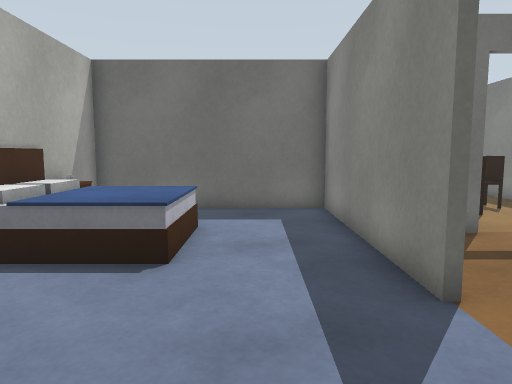
[1] (above)

18 first-person views from a walk through a Gazebo world. The camera is 0.94 m above the floor, tilts 6° down and sees 70° across. The floor is counted in squares, 0.5 m on a side. Each view is taken from the middle of a square. On the plan, view 1 faces up. The plan holds only what a view shows up to about 18 squares ahead; the rest is blank. The robots in the file are not drawn.

[2]
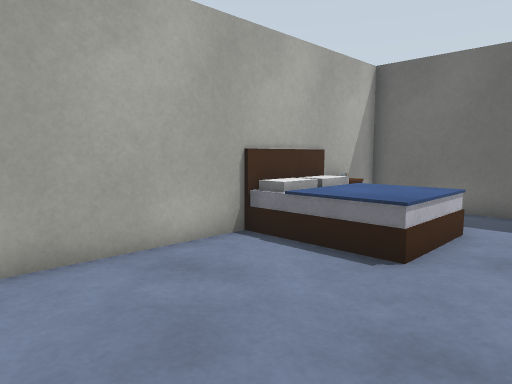

[3]
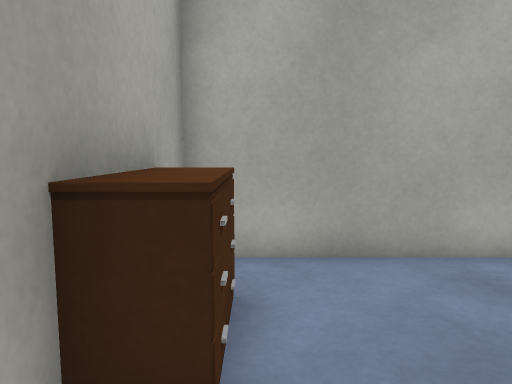

[4]
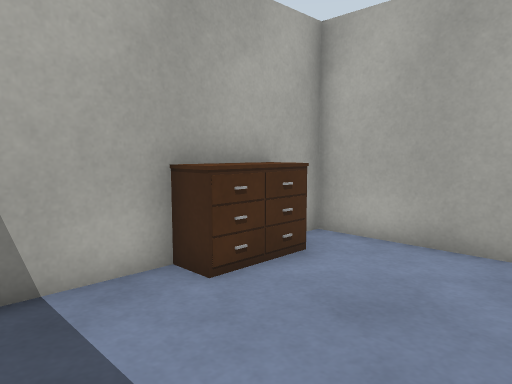

[5]
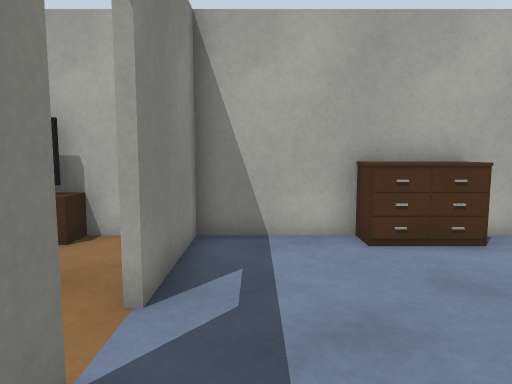

[6]
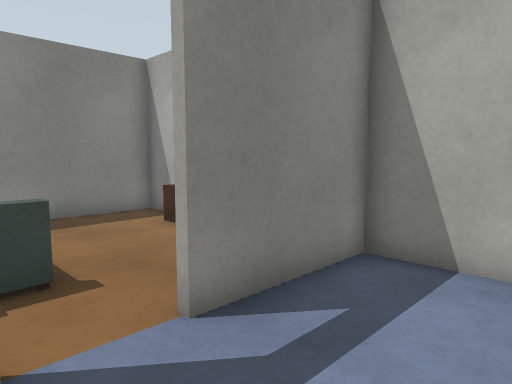

[7]
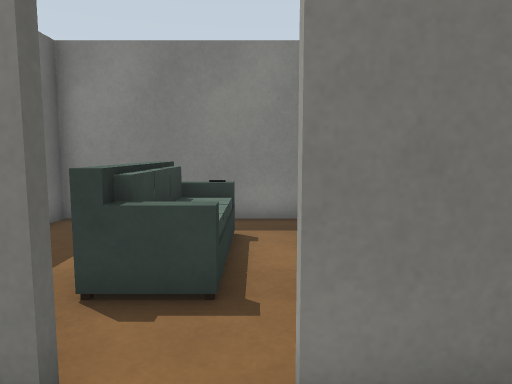

[8]
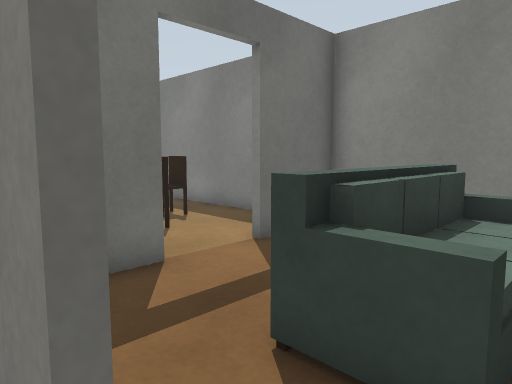

[9]
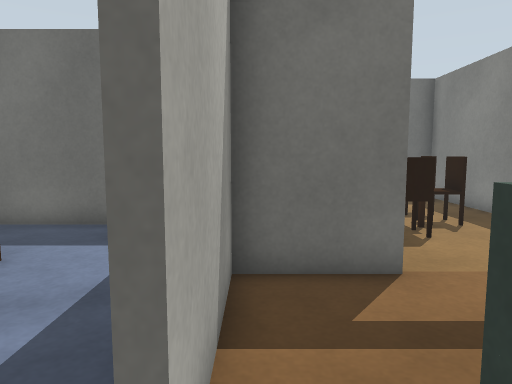

[10]
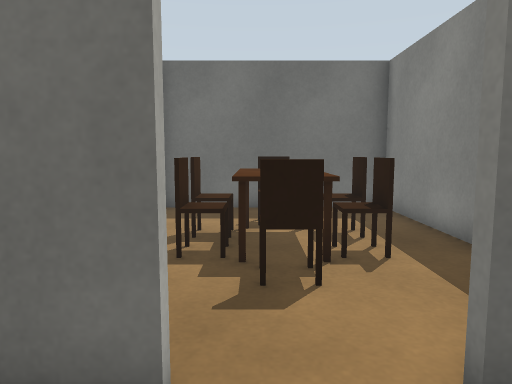

[11]
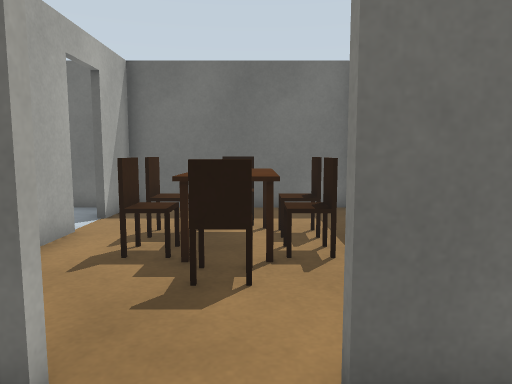

[12]
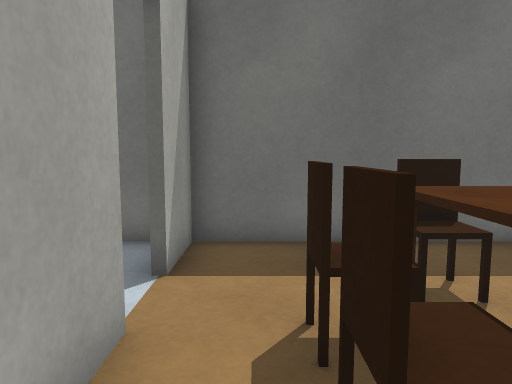

[13]
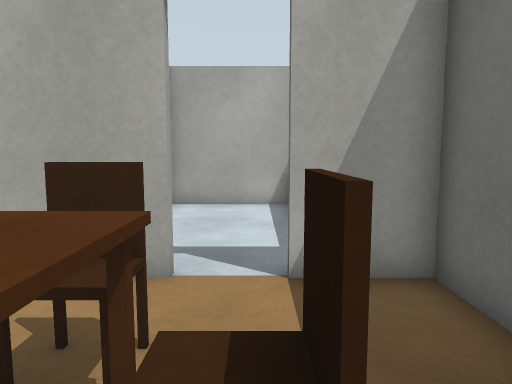

[14]
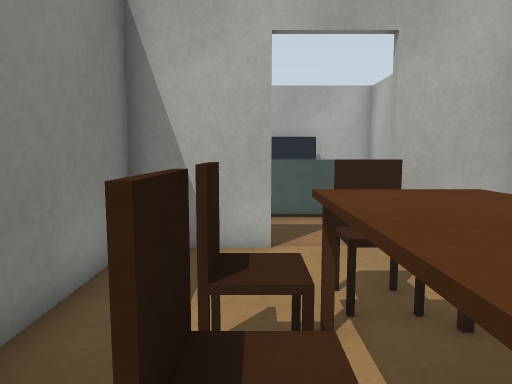

[15]
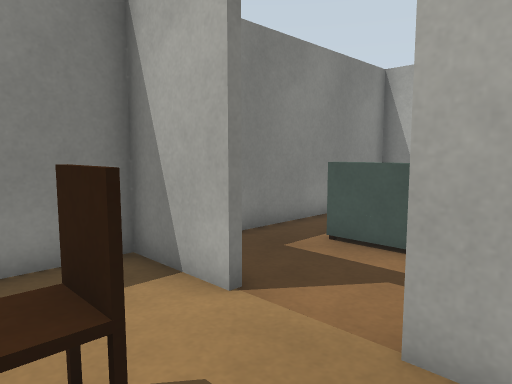

[16]
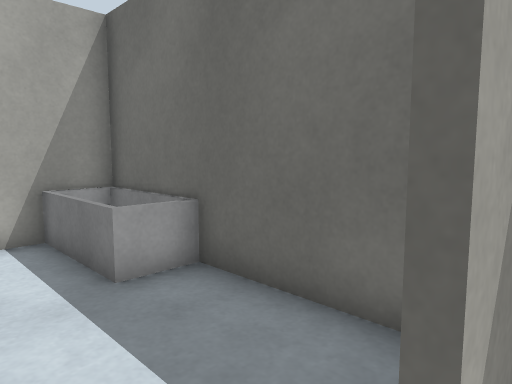

[17]
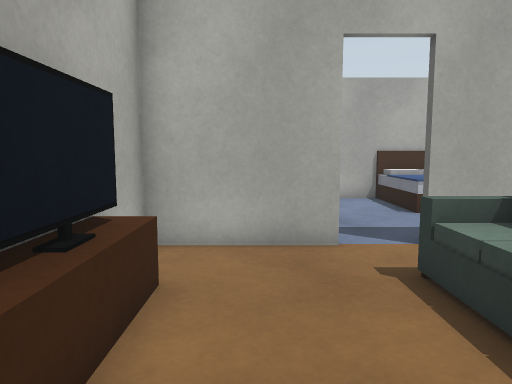

[18]
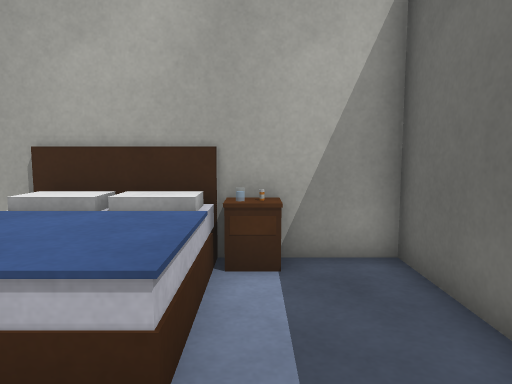

### Floor plan
Points are (right, up) in squares from view 1. A wall is a line through its corners. A room is listed if a view was taken in it or the views show most of it. See-through windows are left out.
Room 1 (views 1, 2, 3, 4, 5, 6, 7, 8, 18)
walls: (2.4, 4.4) (2.4, 12.6) (-5.5, 12.6) (-5.5, -1.3) (-3.4, -1.3); (-1.5, -1.3) (1.9, -1.3); (2.4, -1.4) (2.4, 2.8)
low walls: (-4.2, 9.3) (-1.5, 9.3) (-1.5, 6.1) (-4.2, 6.1)
ways out: opening at (2, 3.5) to room 2
objects: white box (-5, 6) to (-5, 7); white box (-5, 8); brown box (-5, 9); brown box (-5, 10); brown box (-3, -1) to (-2, -1); other object (-3, 0); other object (-2, 0)
Room 2 (views 9, 10, 11, 17)
walls: (2.6, 2.8) (2.6, -1.4); (5.4, 8.6) (2.6, 8.6) (2.6, 4.5); (8.9, -1.3) (10.5, -1.3) (10.5, 8.6) (7.6, 8.6); (1.9, -1.3) (4.6, -1.3)
low walls: (5.6, 5.3) (8.5, 5.3); (4.5, 4.4) (4.5, 5.4); (8.1, 4.5) (4.9, 4.5); (8.5, 4.9) (4.5, 4.9)
ways out: opening at (2, 3.5) to room 1; opening at (6.5, 9) to room 3
objects: brown box (5, -1); grey box (5, 4); black box (6, -1) to (7, -1); grey box (6, 4); grey box (7, 4); brown box (8, -1)
Room 3 (views 12, 13, 14, 15)
walls: (7, 11.1) (6, 11.1) (7, 11.1); (7.6, 8.8) (10.5, 8.8) (10.5, 18.7) (7.5, 18.7); (2.9, 8.8) (5.4, 8.8)
low walls: (7.4, 15.2) (7.4, 12.6)
ways out: opening at (6.5, 9) to room 2; opening at (4, 13.5) to room 4; opening at (6.5, 17) to room 4
objects: brown box (6, 12) to (7, 12); brown box (8, 13); brown box (8, 14) to (8, 15)
Room 4 (view 16)
walls: (2.6, 14.8) (2.6, 12.1); (7.5, 18.7) (2.6, 18.7) (2.6, 16.5)
low walls: (5.5, 15.3) (7.1, 15.3); (5.6, 13.2) (5.6, 14.8)
ways out: opening at (4, 13.5) to room 3; opening at (6.5, 17) to room 3; opening at (2, 15.5) to room 5
objects: brown box (5, 13); brown box (5, 14) to (5, 15); brown box (6, 16) to (7, 16)
Room 5 (no view inside)
walls: (1.8, 18.7) (-2.6, 18.7); (-5.5, 17) (-5.5, 12.9)
low walls: (-2.1, 18.8) (-2.1, 17.2) (-5.5, 17.2)
ways out: opening at (2, 15.5) to room 4

Positions as (right, up) in squares from view 1, and headings:
1: (0, 0), facing up
2: (1, 0), facing up-left
3: (1, 0), facing left
4: (2, 4), facing down-left
5: (1, 7), facing down
6: (-1, 5), facing down-right
7: (0, 3), facing right
8: (2, 3), facing up-right
9: (3, 3), facing up
10: (6, 6), facing up
11: (7, 6), facing up
12: (4, 11), facing up
13: (8, 16), facing left
14: (8, 16), facing down
15: (4, 12), facing down-right
16: (3, 15), facing up-left
17: (10, 1), facing left
18: (1, 10), facing left
